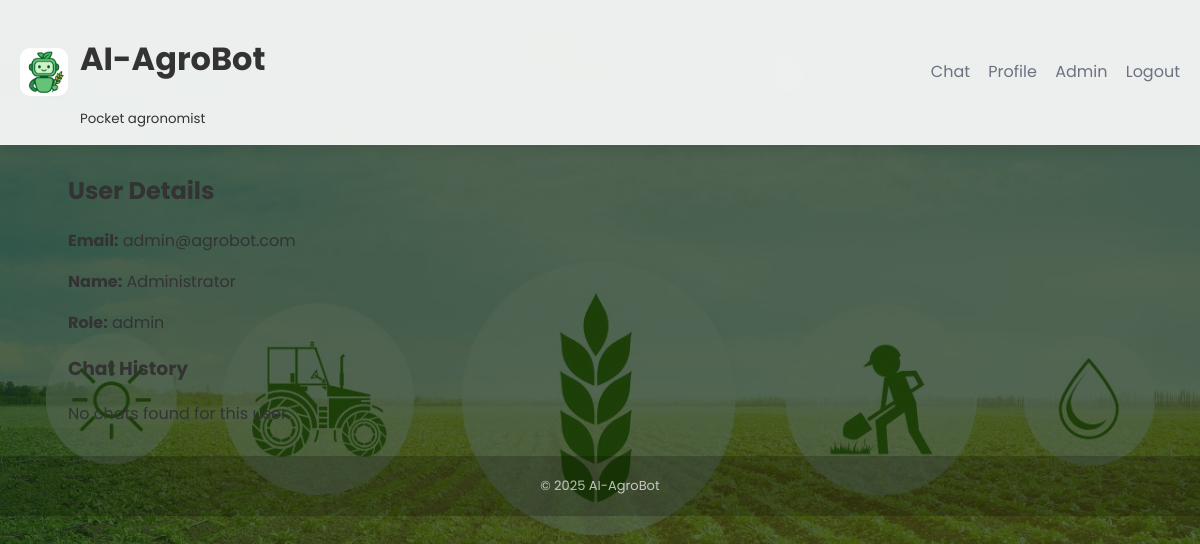
Before: /admin/user/1 (signed in) with the older database file.
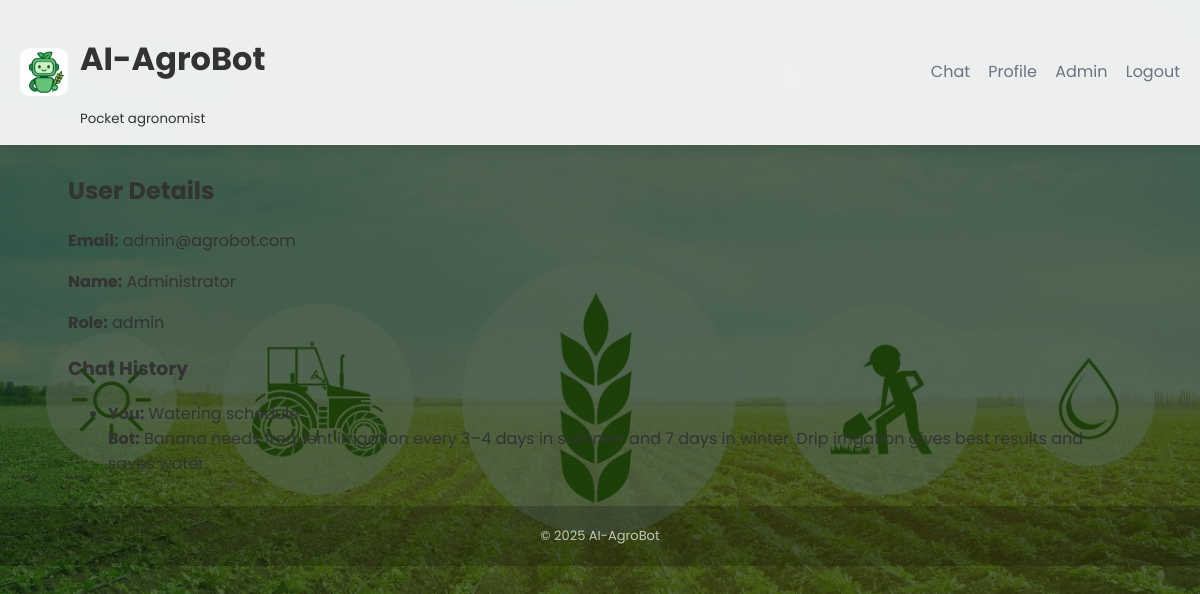
After: the same page with the newer database file.
### database.py (models this page shows)
class ChatHistory(db.Model):
    __tablename__ = "chat_history"
    id = db.Column(db.Integer, primary_key=True)
    user_id = db.Column(db.Integer, db.ForeignKey("users.id"), nullable=True)
    user_message = db.Column(db.Text)
    bot_response = db.Column(db.Text)
    created_at = db.Column(db.DateTime, default=datetime.utcnow)
    feedback = db.Column(db.String(20), nullable=True)

### app.py (the view)
@app.route("/admin/user/<int:user_id>")
@login_required
def admin_view_user(user_id):
    if current_user.role != "admin":
        flash("Access denied", "danger")
        return redirect(url_for("index"))
    user = User.query.get_or_404(user_id)
    chats = ChatHistory.query.filter_by(user_id=user.id).order_by(ChatHistory.created_at.desc()).all()
    return render_template("admin_view_user.html", user=user, chats=chats)

### app.py (called while the page is built)
def get_locale():
    if current_user.is_authenticated:
        return current_user.preferred_language
    return request.accept_languages.best_match(app.config['LANGUAGES'])

@login_manager.user_loader
def load_user(user_id):
    return db.session.get(User, int(user_id))

### templates/admin_view_user.html
{% extends "base.html" %}
{% block content %}
<h2>User Details</h2>
<p><strong>Email:</strong> {{ user.email }}</p>
<p><strong>Name:</strong> {{ user.name }}</p>
<p><strong>Role:</strong> {{ user.role }}</p>
<h3>Chat History</h3>
{% if chats %}
  <ul>
  {% for c in chats %}
    <li><b>You:</b> {{ c.user_message }}<br><b>Bot:</b> {{ c.bot_response }}</li>
  {% endfor %}
  </ul>
{% else %}
  <p>No chats found for this user.</p>
{% endif %}
{% endblock %}

Changed rows visible on the page:
added ChatHistory: user_message "Watering schedule", bot_response "Banana needs frequent irrigation every 3–4 days in summer and 7 days in winter. Drip irrigation gives best results and saves water."
Other visible differences:
text no longer shown: "No chats found for this user."
